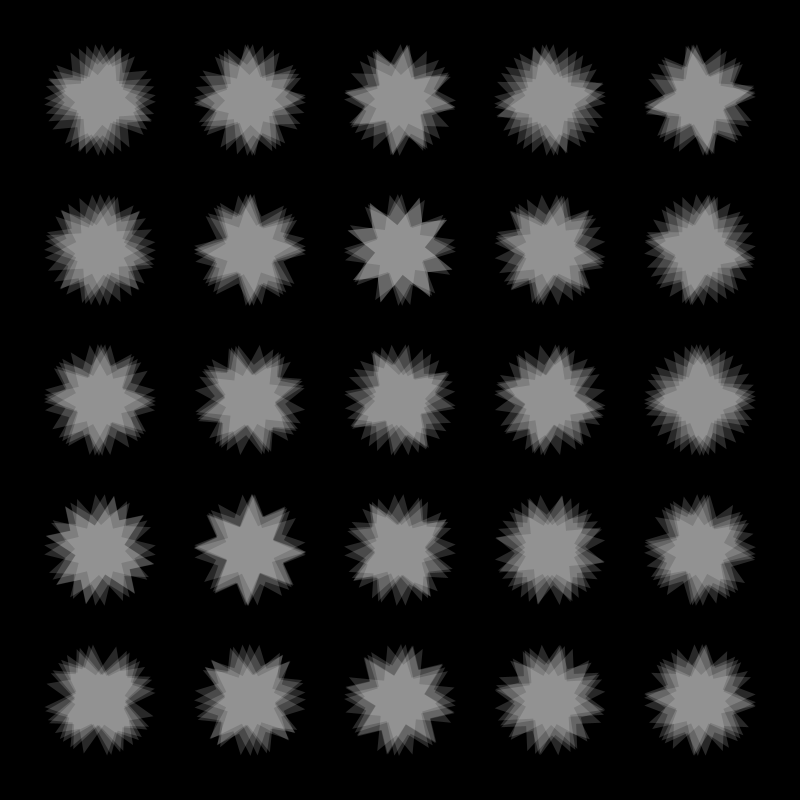
Frame 1 (no input)
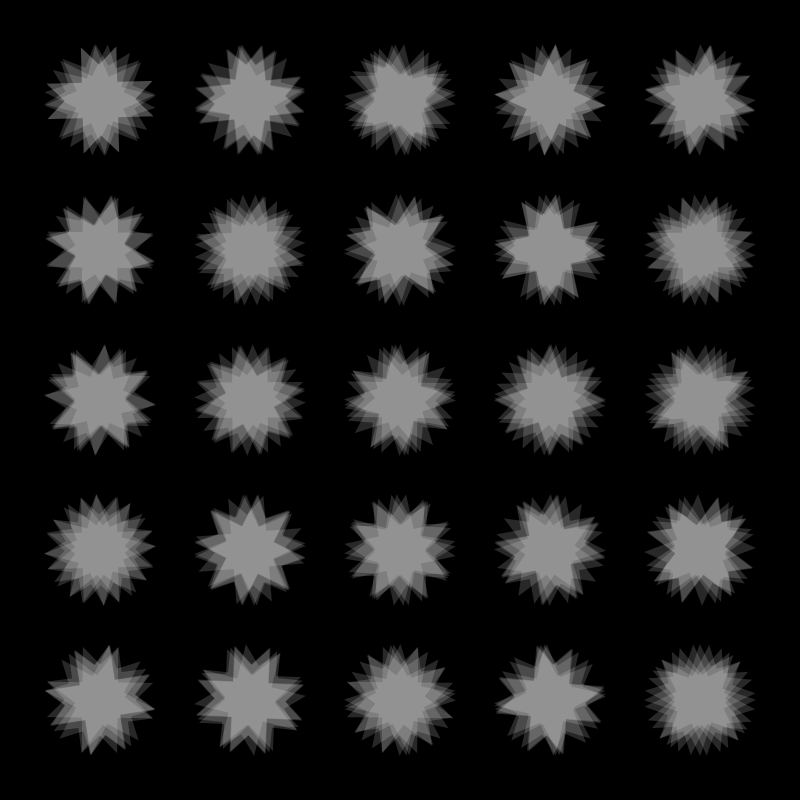
Frame 2 (the mouse pressed at the canvas centre, redrawn once)

The Processing sketch that drew these frames (run headless with seeded random() and noise(); the mouse was pressed at the canvas centre and the sketch redrawn once):

// Processing sketch: MandlaEstrellaEnGrillaRotadas
// ── MandlaEstrellaEnGrillaRotadas.pde
float rotar;

void setup() {
  size(800, 800);
}

void draw() {
  rotar= rotar+0.5;

  background(0);
  for (int i = 0; i < 5; i++) {
    for (int j = 0; j<5; j++){
    pushMatrix();
    translate(i*150+100, j*150+100);
    rotate(radians(random(1,90)));
    estrellaEnLoop(0,0);
    popMatrix();
    }
  }
  noLoop();
}

void estrellaEnLoop(int posXe, int posYe) {
  for(int i = 0; i < 5; i++) {
    pushMatrix();
    rotate(radians(i*random(360)));
    estrella(posXe*i, posYe*i, 100, 100);
    popMatrix();
  }
}

void estrella (int posX, int posY, int alt, int anch) {
  fill(255, 40);
  //stroke(255);
  noStroke();
  beginShape();
  // Puntas inferiores
  vertex(posX-anch/4, posY+alt/2);
  vertex(posX, posY+alt/4); // centro inferior
  vertex(posX+anch/4, posY+alt/2); // punta derecha
  // Punta derecha
  vertex(posX+anch/4, posY+alt/4); // inferior interior
  vertex(posX+anch/2, posY+alt/4); // punta inferior
  vertex(posX+anch/4, posY); // centro derecha
  vertex(posX+anch/2, posY-alt/4); // Punta superior
  vertex(posX+anch/4, posY-alt/4); // superior interior
  // Punta Superior
  vertex(posX+anch/4, posY-alt/2);
  vertex(posX, posY-alt/4); // Centro superior
  vertex(posX-anch/4, posY-alt/2);
  // Punta izquierda
  vertex(posX-anch/4, posY-alt/4); // superior interior
  vertex(posX-anch/2, posY-alt/4); // Punta superior
  vertex(posX-anch/4, posY); // Centro izquierda
  vertex(posX-anch/2, posY+alt/4); // Punta inferior
  vertex(posX-anch/4, posY+alt/4); // Inferior interior
  vertex(posX-anch/4, posY+alt/2);
  endShape();
}
